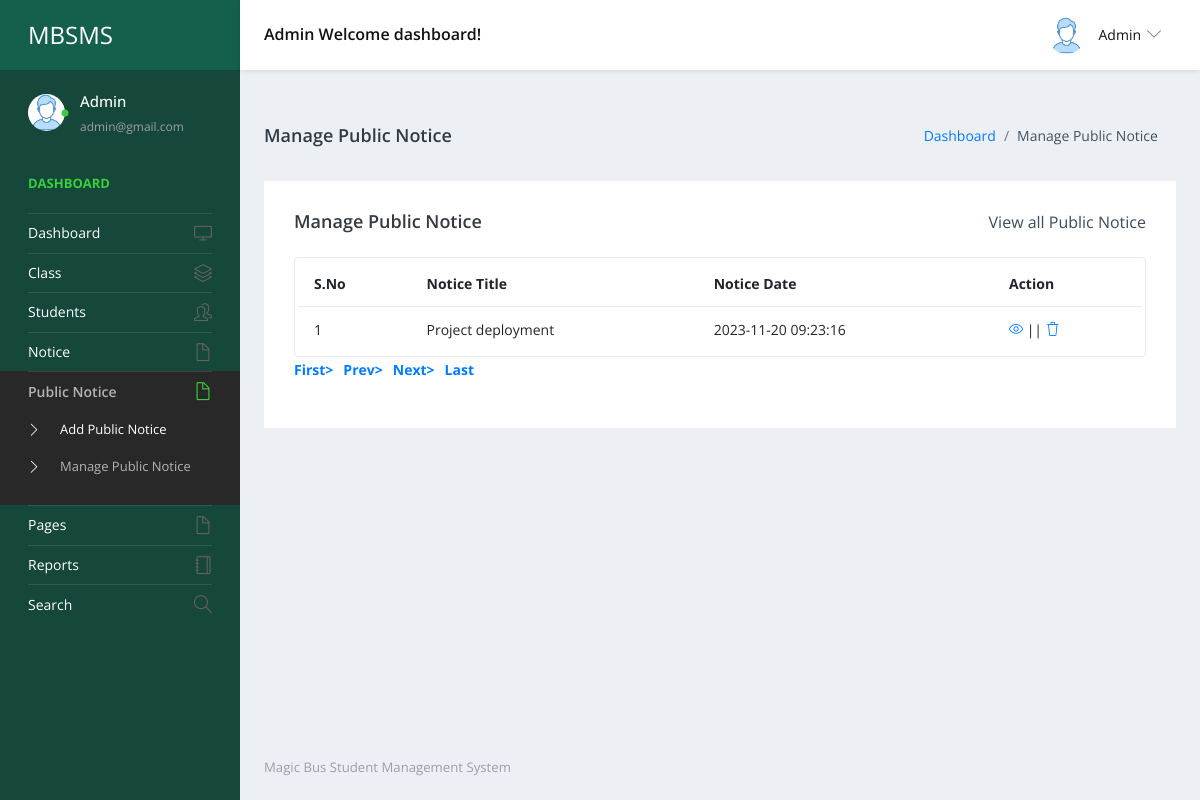
Screenshot of /studentms/admin/manage-public-notice.php (signed in) with the database file from the repository.
### tables this page shows
CREATE TABLE `tblpublicnotice` (
  `ID` int(5) NOT NULL,
  `NoticeTitle` varchar(200) DEFAULT NULL,
  `NoticeMessage` mediumtext DEFAULT NULL,
  `CreationDate` timestamp NULL DEFAULT current_timestamp()
);

### studentms/admin/manage-public-notice.php (the view, shortened to what this page needs)
<?php
include('includes/dbconnection.php');
if (strlen($_SESSION['sturecmsaid']==0)) {
  header('location:logout.php');
  } else{
?>
<!DOCTYPE html>
<html lang="en">
  <head>
    <link rel="stylesheet" href="vendors/simple-line-icons/css/simple-line-icons.css">
    <link rel="stylesheet" href="vendors/flag-icon-css/css/flag-icon.min.css">
    <link rel="stylesheet" href="vendors/css/vendor.bundle.base.css">
    <link rel="stylesheet" href="./vendors/daterangepicker/daterangepicker.css">
    <link rel="stylesheet" href="./vendors/chartist/chartist.min.css">
    <link rel="stylesheet" href="./css/style.css">
  </head>
  <body>
    <div class="container-scroller">
     <?php include_once('includes/header.php');?>
      <div class="container-fluid page-body-wrapper">
        <?php include_once('includes/sidebar.php');?>
        <div class="main-panel">
          <div class="content-wrapper">
             <div class="page-header">
              <h3 class="page-title"> Manage Public Notice </h3>
              <nav aria-label="breadcrumb">
                <ol class="breadcrumb">
                  <li class="breadcrumb-item"><a href="dashboard.php">Dashboard</a></li>
                  <li class="breadcrumb-item active" aria-current="page"> Manage Public Notice</li>
                </ol>
              </nav>
            </div>
            <div class="row">
              <div class="col-md-12 grid-margin stretch-card">
                <div class="card">
                  <div class="card-body">
                    <div class="d-sm-flex align-items-center mb-4">
                      <h4 class="card-title mb-sm-0">Manage Public Notice</h4>
                      <a href="#" class="text-dark ml-auto mb-3 mb-sm-0"> View all Public Notice</a>
                    </div>
                    <div class="table-responsive border rounded p-1">
                      <table class="table">
                        <thead>
                          <tr>
                            <th class="font-weight-bold">S.No</th>
                            <th class="font-weight-bold">Notice Title</th>
                            <th class="font-weight-bold">Notice Date</th>
                            <th class="font-weight-bold">Action</th>
                          </tr>
                        </thead>
                        <tbody>
                           <?php
                            if (isset($_GET['pageno'])) {
            $pageno = $_GET['pageno'];
        } else {
            $pageno = 1;
        }
        $no_of_records_per_page =15;
       $ret = "SELECT ID FROM tblpublicnotice";
$query1 = $dbh -> prepare($ret);
$query1->execute();
$total_rows=$query1->rowCount();
$total_pages = ceil($total_rows / $no_of_records_per_page);
$sql="SELECT * from tblpublicnotice";
$query = $dbh -> prepare($sql);
$query->execute();
$results=$query->fetchAll(PDO::FETCH_OBJ);
$cnt=1;
if($query->rowCount() > 0)
{
foreach($results as $row)
{               ?>
                          <tr>
                            <td><?php echo htmlentities($cnt);?></td>
                            <td><?php  echo htmlentities($row->NoticeTitle);?></td>
                            <td><?php  echo htmlentities($row->CreationDate);?></td>
                            <td>
                              <div><a href="edit-public-notice-detail.php?editid=<?php echo htmlentities ($row->ID);?>"><i class="icon-eye"></i></a>
                                                || <a href="manage-public-notice.php?delid=<?php echo ($row->ID);?>" onclick="return confirm('Do you really want to Delete ?');"> <i class="icon-trash"></i></a></div>
                            </td>
                          </tr><?php $cnt=$cnt+1;}} ?>
                        </tbody>
                      </table>
                    </div>
                    <div align="left">
    <ul class="pagination" >
        <li><a href="?pageno=1"><strong>First></strong></a></li>
        <li class="<?php if($pageno <= 1){ echo 'disabled'; } ?>">
            <a href="<?php if($pageno <= 1){ echo '#'; } else { echo "?pageno=".($pageno - 1); } ?>"><strong style="padding-left: 10px">Prev></strong></a>
        </li>
        <li class="<?php if($pageno >= $total_pages){ echo 'disabled'; } ?>">
            <a href="<?php if($pageno >= $total_pages){ echo '#'; } else { echo "?pageno=".($pageno + 1); } ?>"><strong style="padding-left: 10px">Next></strong></a>
        </li>
        <li><a href="?pageno=<?php echo $total_pages; ?>"><strong style="padding-left: 10px">Last</strong></a></li>
    </ul>
</div>
                  </div>
                </div>
              </div>
            </div>
          </div>
         <?php include_once('includes/footer.php');?>
        </div>
      </div>
    </div>
  </body>
</html><?php }  ?>

### studentms/admin/includes/header.php (shortened to what this page needs)
 <nav class="navbar default-layout-navbar col-lg-12 col-12 p-0 fixed-top d-flex flex-row">
        <div class="navbar-brand-wrapper d-flex align-items-center" style="background:#155f4d !important;">
          <a class="navbar-brand brand-logo" href="dashboard.php">
            <strong style="color: white;">MBSMS</strong>
          </a>
        </div><?php
         $aid= $_SESSION['sturecmsaid'];
$sql="SELECT * from tbladmin where ID=:aid";
$query = $dbh -> prepare($sql);
$query->bindParam(':aid',$aid,PDO::PARAM_STR);
$query->execute();
$results=$query->fetchAll(PDO::FETCH_OBJ);
$cnt=1;
if($query->rowCount() > 0)
{
foreach($results as $row)
{               ?>
        <div class="navbar-menu-wrapper d-flex align-items-center flex-grow-1">
          <h5 class="mb-0 font-weight-medium d-none d-lg-flex"><?php  echo htmlentities($row->AdminName);?> Welcome dashboard!</h5>
          <ul class="navbar-nav navbar-nav-right ml-auto">
            <li class="nav-item dropdown d-none d-xl-inline-flex user-dropdown">
              <a class="nav-link dropdown-toggle" id="UserDropdown" href="#" data-toggle="dropdown" aria-expanded="false">
                <img class="img-xs rounded-circle ml-2" src="images/faces/face8.jpg" alt="Profile image"> <span class="font-weight-normal"> <?php  echo htmlentities($row->AdminName);?> </span></a>
                <?php $cnt=$cnt+1;}} ?>
            </li>
          </ul>
        </div>
      </nav>

### studentms/admin/includes/sidebar.php (shortened to what this page needs)
<nav class="sidebar sidebar-offcanvas" id="sidebar">
          <ul class="nav">
            <li class="nav-item nav-profile">
              <a href="#" class="nav-link">
                <div class="profile-image">
                  <img class="img-xs rounded-circle" src="images/faces/face8.jpg" alt="profile image">
                  <div class="dot-indicator bg-success"></div>
                </div>
                <div class="text-wrapper">
                  <?php
         $aid= $_SESSION['sturecmsaid'];
$sql="SELECT * from tbladmin where ID=:aid";
$query = $dbh -> prepare($sql);
$query->bindParam(':aid',$aid,PDO::PARAM_STR);
$query->execute();
$results=$query->fetchAll(PDO::FETCH_OBJ);
$cnt=1;
if($query->rowCount() > 0)
{
foreach($results as $row)
{               ?>
                  <p class="profile-name"><?php  echo htmlentities($row->AdminName);?></p>
                  <p class="designation"><?php  echo htmlentities($row->Email);?></p><?php $cnt=$cnt+1;}} ?>
                </div>
              </a>
            </li>
            <li class="nav-item nav-category">
              <span class="nav-link">Dashboard</span>
            </li>
            <li class="nav-item">
              <a class="nav-link" href="dashboard.php">
                <span class="menu-title">Dashboard</span>
                <i class="icon-screen-desktop menu-icon"></i>
              </a>
            </li>
            <li class="nav-item">
              <a class="nav-link" data-toggle="collapse" href="#ui-basic" aria-expanded="false" aria-controls="ui-basic">
                <span class="menu-title">Class</span>
                <i class="icon-layers menu-icon"></i>
              </a>
            </li>
            <li class="nav-item">
              <a class="nav-link" data-toggle="collapse" href="#ui-basic1" aria-expanded="false" aria-controls="ui-basic1">
                <span class="menu-title">Students</span>
                <i class="icon-people menu-icon"></i>
              </a>
            </li>
            <li class="nav-item">
              <a class="nav-link" data-toggle="collapse" href="#auth" aria-expanded="false" aria-controls="auth">
                <span class="menu-title">Notice</span>
                <i class="icon-doc menu-icon"></i>
              </a>
            </li>
            <li class="nav-item">
              <a class="nav-link" data-toggle="collapse" href="#auth1" aria-expanded="false" aria-controls="auth">
                <span class="menu-title">Public Notice</span>
                <i class="icon-doc menu-icon"></i>
              </a>
              <div class="collapse" id="auth1">
                <ul class="nav flex-column sub-menu">
                  <li class="nav-item"> <a class="nav-link" href="add-public-notice.php"> Add Public Notice </a></li>
                  <li class="nav-item"> <a class="nav-link" href="manage-public-notice.php"> Manage Public Notice </a></li>
                </ul>
              </div>
              <li class="nav-item">
              <a class="nav-link" data-toggle="collapse" href="#auth2" aria-expanded="false" aria-controls="auth">
                <span class="menu-title">Pages</span>
                <i class="icon-doc menu-icon"></i>
              </a>
            </li>
              <li class="nav-item">
              <a class="nav-link" href="between-dates-reports.php">
                <span class="menu-title">Reports</span>
                <i class="icon-notebook menu-icon"></i>
              </a>
            </li>
            <li class="nav-item">
              <a class="nav-link" href="search.php">
                <span class="menu-title">Search</span>
                <i class="icon-magnifier menu-icon"></i>
              </a>
            </li>
            </li>
          </ul>
        </nav>

### rows the page displays
tblpublicnotice: NoticeTitle "Project deployment", CreationDate "2023-11-20 09:23:16"

### other values shown
$row->AdminName "Admin"
$row->Email "admin@gmail.com"
